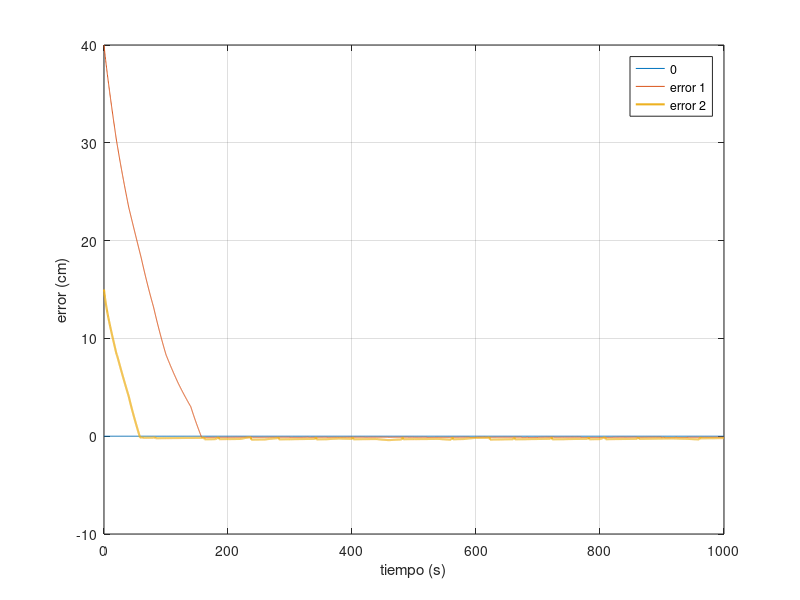

Reproduce this figure in MATLAB.

clear all;

load("error.mat");

figure(1)
plot(error(1,:), zeros(size(error(1,:))), error(1,:), error(2,:)*100, error(1,:), error(3,:)*100, 'linewidth', 1.5);
grid on;
xlabel('tiempo (s)');
ylabel('error (cm)');
legend('0', 'error 1', 'error 2');
